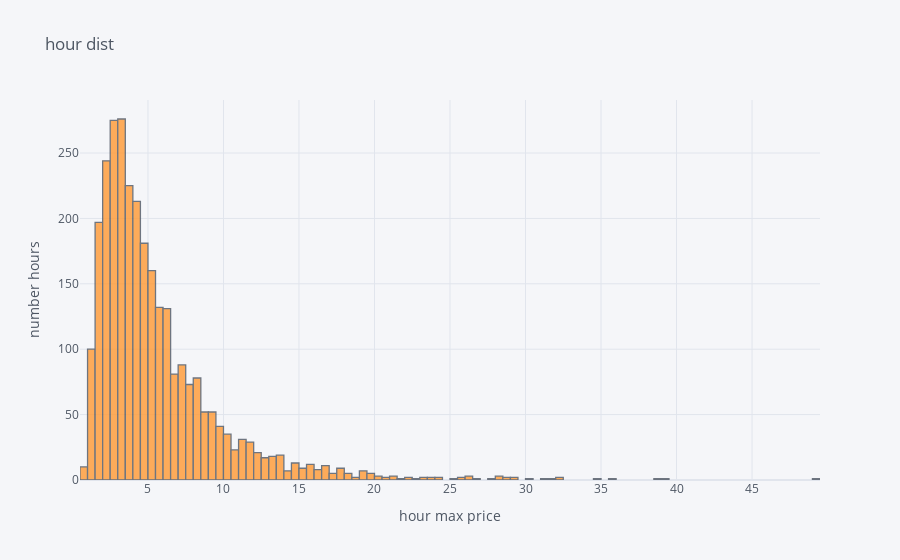

Notebook cell for this chart:
### Markdown cell above
__________________________![image.png](attachment:51e601ca-0e8a-494b-8828-90b684f8e9b6.png)

### Code cell
Ask_1h_2024[['Volatility']].iplot( 
     kind='hist',
    barmode='overlay',
    xTitle='hour max price',
    yTitle='number hours',
    title='hour dist')

### Figure 1 — Plotly figure (JSON) as saved in the notebook; plotly's stock layout.template omitted (floating-point values rounded to 4 significant figures; data arrays with more than 128 entries replaced by an {"elided": "..."} marker saying what was removed)
{"data": [{"histfunc": "count", "histnorm": "", "marker": {"color": "rgba(255, 153, 51, 1.0)", "line": {"color": "#4D5663", "width": 1.3}}, "name": "Volatility", "opacity": 0.8, "orientation": "v", "type": "histogram", "x": {"elided": "2938 float values"}}], "layout": {"autosize": true, "barmode": "overlay", "legend": {"bgcolor": "#F5F6F9", "font": {"color": "#4D5663"}}, "paper_bgcolor": "#F5F6F9", "plot_bgcolor": "#F5F6F9", "title": {"font": {"color": "#4D5663"}, "text": "hour dist"}, "xaxis": {"autorange": true, "gridcolor": "#E1E5ED", "range": [0.5, 49.5], "showgrid": true, "tickfont": {"color": "#4D5663"}, "title": {"font": {"color": "#4D5663"}, "text": "hour max price"}, "type": "linear", "zerolinecolor": "#E1E5ED"}, "yaxis": {"autorange": true, "gridcolor": "#E1E5ED", "range": [0, 290.5], "showgrid": true, "tickfont": {"color": "#4D5663"}, "title": {"font": {"color": "#4D5663"}, "text": "number hours"}, "zerolinecolor": "#E1E5ED"}}}
